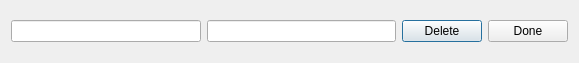
<?xml version="1.0" encoding="UTF-8"?>
<ui version="4.0">
 <class>item</class>
 <widget class="QDialog" name="item">
  <property name="geometry">
   <rect>
    <x>0</x>
    <y>0</y>
    <width>579</width>
    <height>63</height>
   </rect>
  </property>
  <property name="windowTitle">
   <string>Dialog</string>
  </property>
  <layout class="QHBoxLayout" name="horizontalLayout">
   <item>
    <widget class="QLineEdit" name="lineEdit_2"/>
   </item>
   <item>
    <widget class="QLineEdit" name="lineEdit"/>
   </item>
   <item>
    <widget class="QPushButton" name="pushButton_2">
     <property name="text">
      <string>Delete</string>
     </property>
    </widget>
   </item>
   <item>
    <widget class="QPushButton" name="pushButton">
     <property name="text">
      <string>Done</string>
     </property>
    </widget>
   </item>
  </layout>
 </widget>
 <resources/>
 <connections/>
</ui>
